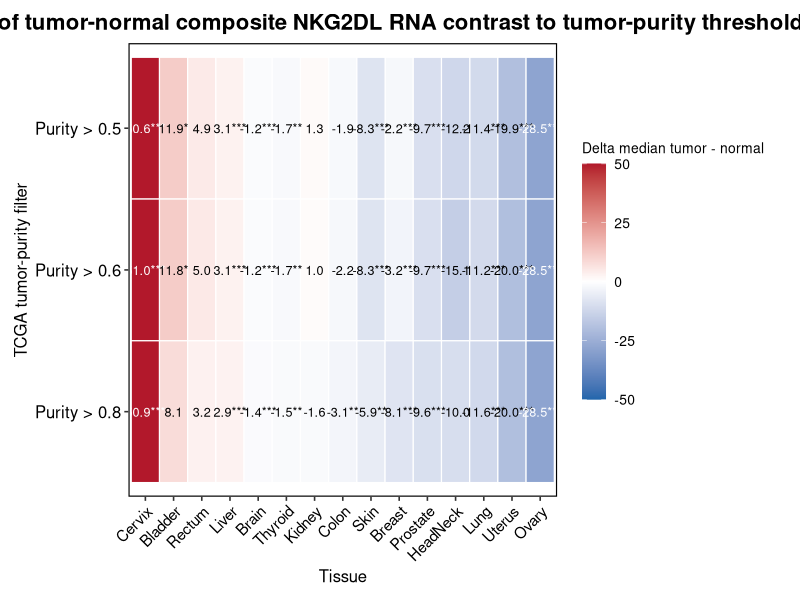
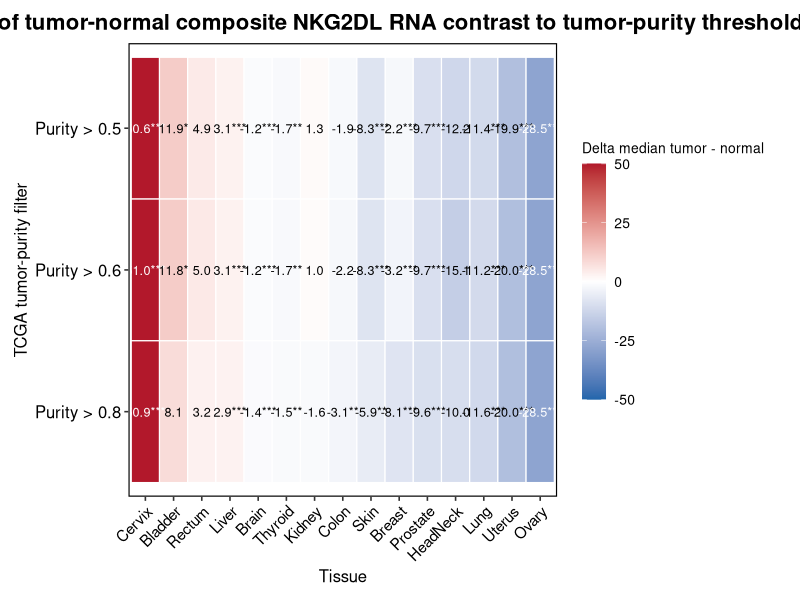
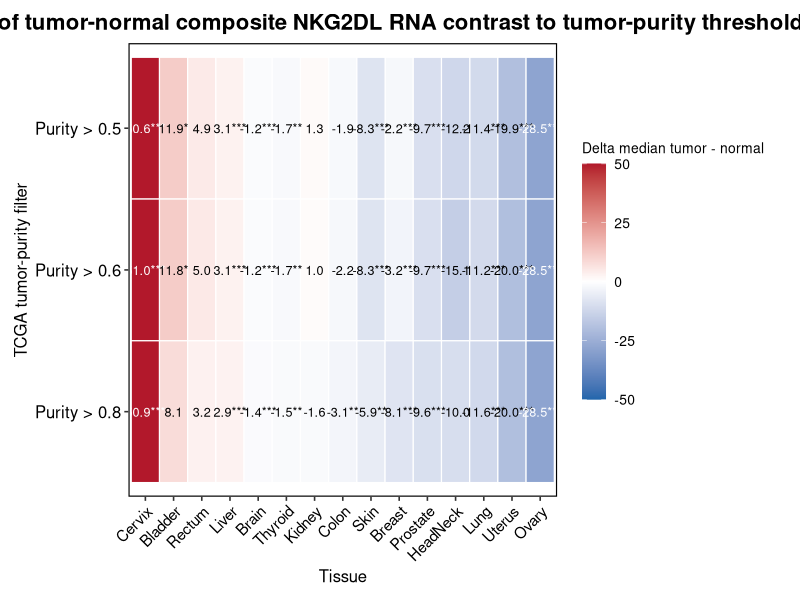

Generate these figures, in order, with R:
## =========================================================
## NKG2DL tumor-normal contrast sensitivity heatmap
## =========================================================

suppressPackageStartupMessages({
  library(tidyverse)
  library(scales)
})

## =========================================================
## 1. READ DATA
## =========================================================

df <- read.csv(
  "NKG2DL_tissue_statistics_threshold_sensitivity_0.5_0.6_0.8.csv",
  stringsAsFactors = FALSE,
  check.names = FALSE
)

## =========================================================
## 2. PREPARE DATA
## =========================================================

tissue_order <- c(
  "Cervix", "Bladder", "Rectum", "Liver", "Brain",
  "Thyroid", "Kidney", "Colon", "Skin", "Breast",
  "Prostate", "HeadNeck", "Lung", "Uterus", "Ovary"
)

df_plot <- df %>%
  mutate(
    threshold_label = paste0("Purity > ", threshold),
    threshold_label = factor(
      threshold_label,
      levels = rev(c("Purity > 0.5", "Purity > 0.6", "Purity > 0.8"))
    ),
    tissue_simple = factor(tissue_simple, levels = tissue_order),
    stars_clean = ifelse(stars == "ns" | is.na(stars), "", stars),
    label = paste0(sprintf("%.1f", delta_median), stars_clean),
    text_color = ifelse(abs(delta_median) >= 25, "white", "black")
  )

## =========================================================
## 3. HEATMAP
## =========================================================

p <- ggplot(
  df_plot,
  aes(
    x = tissue_simple,
    y = threshold_label,
    fill = delta_median
  )
) +
  geom_tile(color = "white", linewidth = 0.4) +
  geom_text(
    aes(label = label, color = text_color),
    size = 3.2,
    fontface = "plain"
  ) +
  scale_color_identity() +
  scale_fill_gradient2(
    low = "#2166AC",
    mid = "white",
    high = "#B2182B",
    midpoint = 0,
    limits = c(-50, 50),
    oob = squish,
    name = "Delta median tumor - normal"
  ) +
  labs(
    title = "Sensitivity of tumor-normal composite NKG2DL RNA contrast to tumor-purity threshold",
    x = "Tissue",
    y = "TCGA tumor-purity filter"
  ) +
  theme_classic(base_size = 12) +
  theme(
    plot.title = element_text(
      hjust = 0.5,
      face = "bold",
      size = 16
    ),
    axis.text.x = element_text(
      angle = 45,
      hjust = 1,
      vjust = 1,
      size = 11,
      color = "black"
    ),
    axis.text.y = element_text(
      size = 12,
      color = "black"
    ),
    axis.title.x = element_text(size = 12),
    axis.title.y = element_text(size = 12),
    legend.title = element_text(size = 10),
    legend.text = element_text(size = 10),
    legend.key.height = unit(1.2, "cm"),
    panel.border = element_rect(
      color = "black",
      fill = NA,
      linewidth = 0.8
    ),
    axis.line = element_blank(),
    plot.margin = margin(10, 20, 10, 10)
  )

## =========================================================
## 4. SAVE
## =========================================================

ggsave(
  filename = "Figure_S1_NKG2DL_purity_threshold_sensitivity.png",
  plot = p,
  width = 14,
  height = 4.2,
  dpi = 600,
  bg = "white"
)

ggsave(
  filename = "Figure_S1_NKG2DL_purity_threshold_sensitivity.pdf",
  plot = p,
  width = 14,
  height = 4.2,
  bg = "white"
)

p
